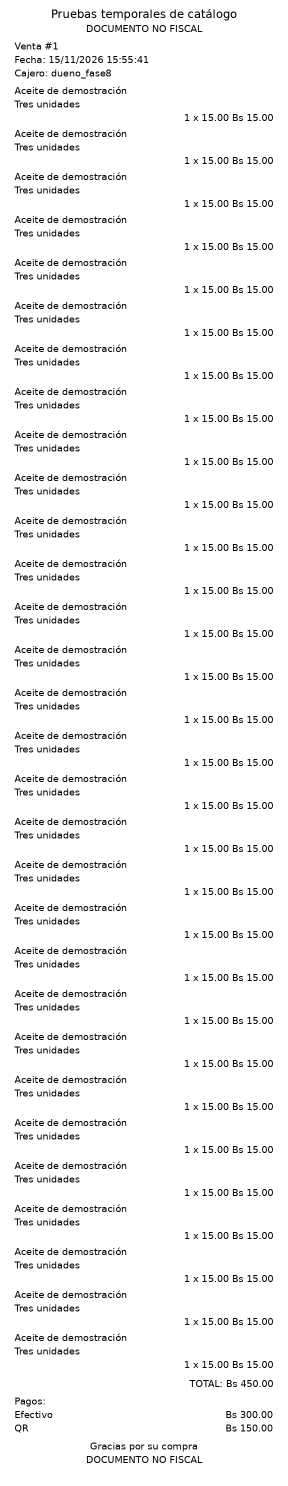
#> input picture docs/ticket_ejemplo_30.png, 576 x 2971 px (shown at 1/2 size)
$ python verificar_raster_escpos.py
#> lines starting #> are read from the running program, lines starting #| are printed output that depends on the picture; after the words box and inside, x2 and y2 are one past the last pixel; in counts of white or black regions, pixels touching at a corner belong together
#> in main, original is the input picture: PIL image 576x2971 RGB; min 0, max 255, mean 243.9
### backend/apps/ventas/escpos.py
"""Adaptador raster ESC/POS para colas Windows expresamente configuradas."""
import ctypes
from ctypes import wintypes
import os
from pathlib import Path
from PIL import Image, ImageChops


def bytes_raster(imagen, *, avance_final_mm=0, margen_superior_mm=0,
                 ancho_mm=80, cortar=False, recortar=False):
    """GS v 0 en bandas; los bytes solo proceden de nuestra imagen renderizada."""
#> called with avance_final_mm = 0, margen_superior_mm = 0, ancho_mm = 80, cortar = False, recortar = False
    if (imagen.mode != 'RGB' or imagen.width % 8
            or type(avance_final_mm) is not int or not 0 <= avance_final_mm <= 40
            or ancho_mm not in (58, 80)
            or type(margen_superior_mm) is not int or not 0 <= margen_superior_mm <= 10
            or type(cortar) is not bool):
        raise ValueError('Parámetros ESC/POS inválidos.')
    if recortar:
        limites = ImageChops.difference(imagen, Image.new('RGB', imagen.size, 'white')).getbbox()
        if limites is None:
            raise ValueError('El ticket no contiene texto.')
        margen_px = round(margen_superior_mm * imagen.width / ancho_mm)
        recorte = imagen.crop((0, limites[1], imagen.width, limites[3]))
        imagen = Image.new('RGB', (imagen.width, margen_px + recorte.height), 'white')
        imagen.paste(recorte, (0, margen_px))
    # ESC/POS: bit 1 = punto impreso (negro). Pillow modo '1': bit 1 = blanco.
    # Por eso el umbral marca el texto oscuro como 255 (1) y el fondo como 0.
    monocroma = imagen.convert('L').point(lambda pixel: 255 if pixel < 180 else 0, '1')
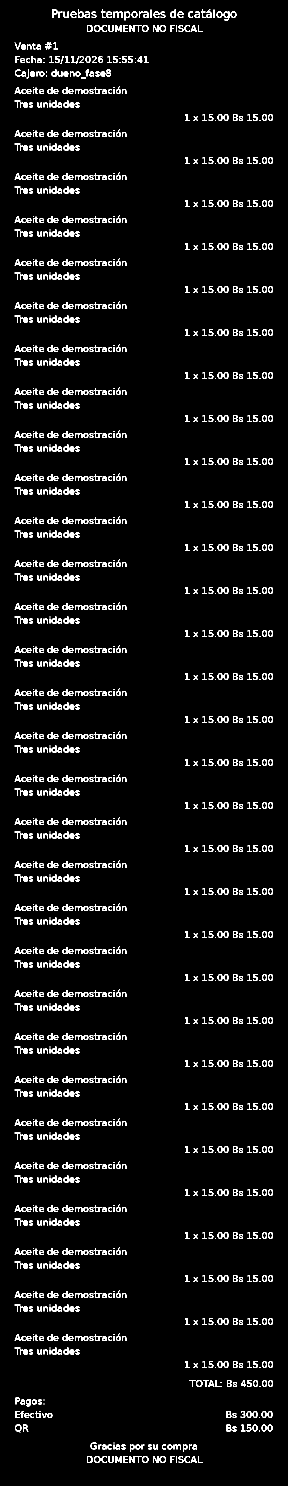
#> monocroma: PIL image 576x2971 1 (shown at 1/2 size); 5.1% white in thin lines or dots, all inside (x1, y1, x2, y2) = (29, 18, 546, 2926)
    ancho_bytes = imagen.width // 8
#> ancho_bytes = 72
    resultado = bytearray(b'\x1b@')
    for inicio in range(0, imagen.height, 256):
        banda = monocroma.crop((0, inicio, imagen.width, min(inicio + 256, imagen.height)))
        alto = banda.height
        resultado += b'\x1d\x76\x30\x00' + bytes((ancho_bytes & 255, ancho_bytes >> 8, alto & 255, alto >> 8))
        resultado += banda.tobytes()
#> this loop made 12 passes
#> pass 1, in bytes_raster, `banda = monocroma.crop((0, inicio, imagen.width, min(inicio + 256, ima..`:
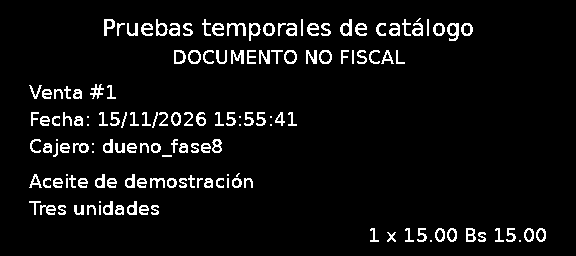
#> banda: PIL image 576x256 1; 5.7% white in thin lines or dots, all inside (x1, y1, x2, y2) = (29, 18, 546, 242)
#> pass 2, in bytes_raster, `banda = monocroma.crop((0, inicio, imagen.width, min(inicio + 256, ima..`:
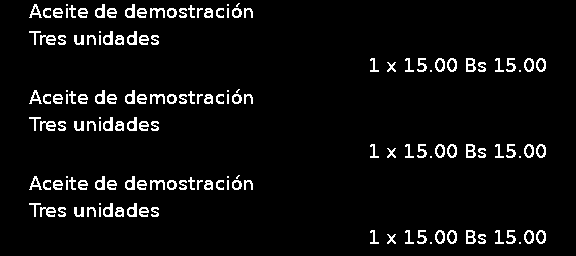
#> banda: PIL image 576x256 1; 5.2% white in thin lines or dots, all inside (x1, y1, x2, y2) = (29, 3, 546, 244)
#> pass 3, in bytes_raster, `banda = monocroma.crop((0, inicio, imagen.width, min(inicio + 256, ima..`:
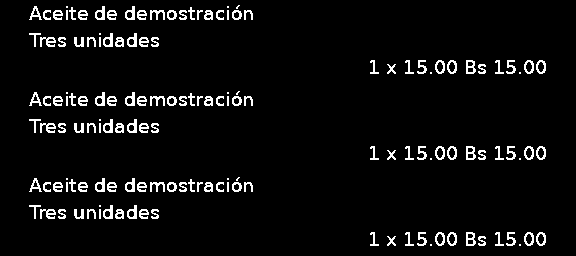
#> banda: PIL image 576x256 1; 5.2% white in thin lines or dots, all inside (x1, y1, x2, y2) = (29, 5, 546, 246)
    # LF vacía el último renglón del raster antes del avance y del corte.
    resultado += b'\n'
    puntos = avance_final_mm * 8  # 203 dpi: aproximadamente ocho puntos/mm.
    if puntos == 0:
        resultado += b'\x1bJ\x00'
    while puntos:
        tramo = min(puntos, 255)
        resultado += b'\x1bJ' + bytes((tramo,))
        puntos -= tramo
#> after the loop, puntos = 0
    if cortar:
        resultado += b'\x1d\x56\x42\x00'  # avance hasta cuchilla y corte parcial.
    return bytes(resultado)


# [88 lines left out: functions imagen_calibracion, listar_colas, enviar_cola, not called in this run]

### scripts/verificar_raster_escpos.py
"""Reconstruye sin imprimir el raster ESC/POS de un ticket ficticio."""
from pathlib import Path
import sys

from PIL import Image, ImageOps

RAIZ = Path(__file__).resolve().parent.parent
sys.path.insert(0, str(RAIZ / 'backend'))
from apps.ventas.escpos import bytes_raster  # noqa: E402


def decodificar(datos):
    """Lee bandas GS v 0; bit 1 significa punto negro en ESC/POS."""
    if not datos.startswith(b'\x1b@'):
        raise ValueError('Falta la cabecera ESC/POS.')
    posicion = 2
    bandas = []
    while datos[posicion:posicion + 4] == b'\x1d\x76\x30\x00':
        ancho_bytes = datos[posicion + 4] + 256 * datos[posicion + 5]
        alto = datos[posicion + 6] + 256 * datos[posicion + 7]
        inicio = posicion + 8
        final = inicio + ancho_bytes * alto
        banda = Image.frombytes('1', (ancho_bytes * 8, alto), datos[inicio:final])
        bandas.append(ImageOps.invert(banda.convert('RGB')))
        posicion = final
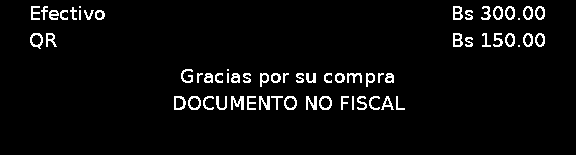
#> banda: PIL image 576x155 1; 4.1% white in thin lines or dots, all inside (x1, y1, x2, y2) = (30, 6, 545, 110)
#> after the loop, bandas = 12 items
    if not bandas:
        raise ValueError('No hay bandas raster.')
    imagen = Image.new('RGB', (bandas[0].width, sum(b.height for b in bandas)), 'white')
#> imagen: PIL image 576x2971 RGB; every value is 255
    y = 0
    for banda in bandas:
        imagen.paste(banda, (0, y))
        y += banda.height
#> this loop made 12 passes
#> y on passes 1 to 12: 256, 512, 768, 1024, 1280, 1536, 1792, 2048, 2304, 2560, 2816, 2971
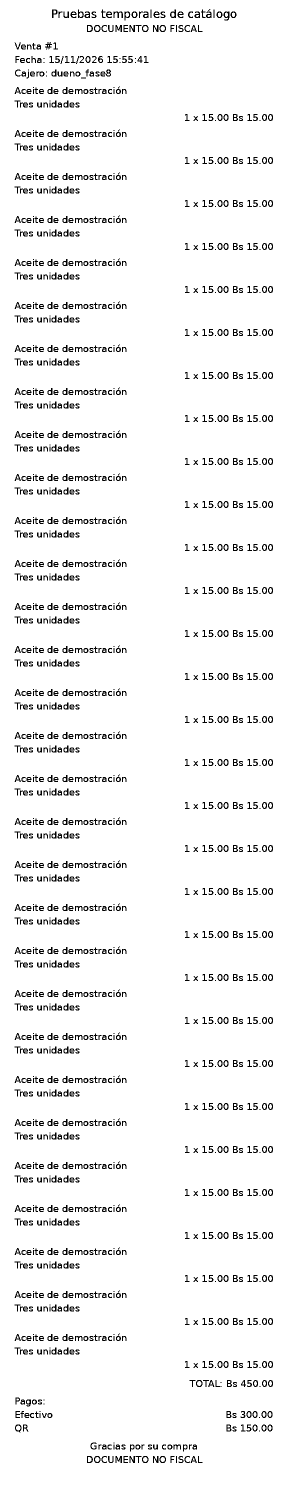
#> imagen: PIL image 576x2971 RGB (shown at 1/2 size); 94.9% white; black in thin lines or dots, all inside (x1, y1, x2, y2) = (29, 18, 546, 2926)
#> after the loop, y = 2971
    return imagen


def main():
    fuente = RAIZ / 'docs/ticket_ejemplo_30.png'
    destino = RAIZ / 'docs/ticket_escpos_decodificado.png'
    with Image.open(fuente) as original:
        datos = bytes_raster(original.convert('RGB'), avance_final_mm=0)
    imagen = decodificar(datos)
    imagen.save(destino)
    print(f'Raster reconstruido: {destino} ({imagen.width} x {imagen.height} px)')
#| Raster reconstruido: docs/ticket_escpos_decodificado.png (576 x 2971 px)
    print(f'Bytes ESC/POS: {len(datos)}; bandas: {datos.count(bytes((29, 118, 48, 0)))}')
#| Bytes ESC/POS: 214014; bandas: 12


if __name__ == '__main__':
    main()

$ run again, with docs/ticket_ejemplo_1.png copied over docs/ticket_ejemplo_30.png
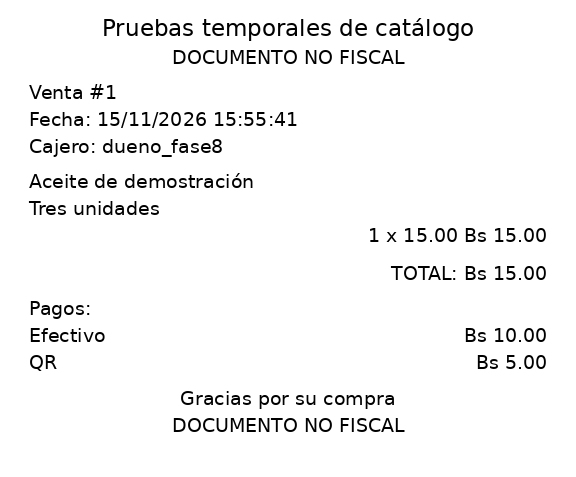
#> input picture docs/ticket_ejemplo_1.png, 576 x 477 px
#> in main, original is the input picture: PIL image 576x477 RGB; min 0, max 255, mean 244.5
#> in bytes_raster, `monocroma = imagen.convert('L').point(lambda pixel: 255 if pixel < 180..`:
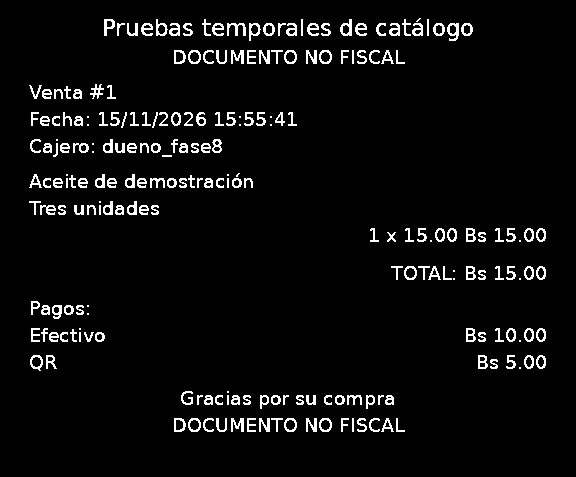
#> monocroma: PIL image 576x477 1; 4.7% white in thin lines or dots, all inside (x1, y1, x2, y2) = (29, 18, 546, 432)
#> the loop in bytes_raster, `for inicio in range(0, imagen.height, 256):` made 2 passes
#> pass 2, in bytes_raster, `banda = monocroma.crop((0, inicio, imagen.width, min(inicio + 256, ima..`:
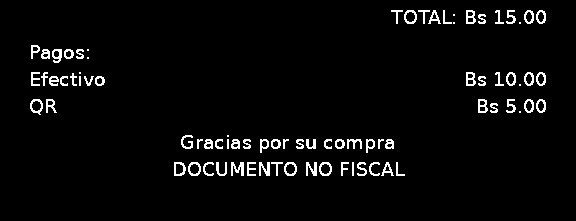
#> banda: PIL image 576x221 1; 3.5% white in thin lines or dots, all inside (x1, y1, x2, y2) = (30, 10, 546, 176)
#> after the loop in bytes_raster, `while puntos:`: puntos = 0
#> after the loop in decodificar, `while datos[posicion:posicion + 4] == b'\x1d\x76\x30\x00':`: bandas = 2 items
#> the loop in decodificar, `for banda in bandas:` made 2 passes
#> y on passes 1 to 2: 256, 477
#> after the loop in decodificar, `for banda in bandas:`: y = 477
#| Raster reconstruido: docs/ticket_escpos_decodificado.png (576 x 477 px)
#| Bytes ESC/POS: 34366; bandas: 2
